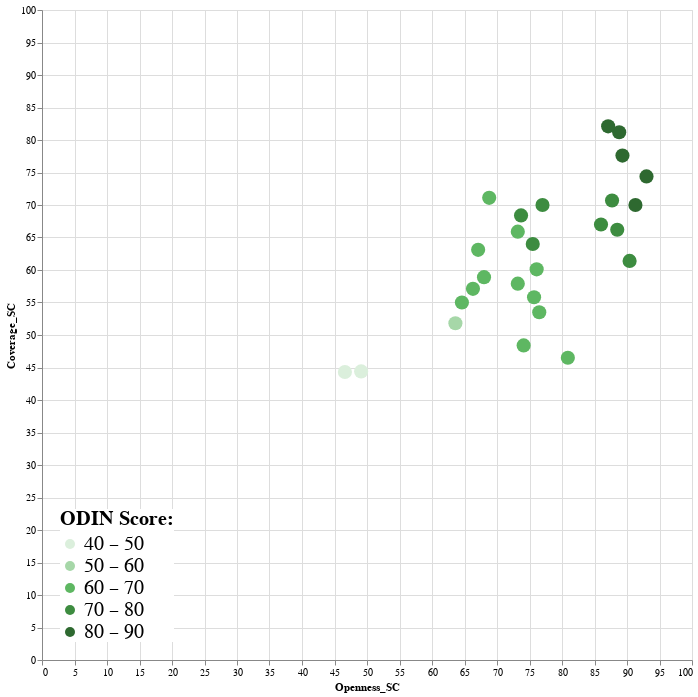

Notebook cell for this chart:
### Code cell
# Scatter Plot
hover = alt.selection_single(on='mouseover')
points_layered = alt.Chart(odin_data).mark_circle().encode(
    x='Openness_SC:Q',
    y= alt.Y('Coverage_SC:Q', scale=alt.Scale(domain=[0,100])),
    #color = alt.value('#3d8c40'),
    color = alt.Color('Overall score:O', scale=alt.Scale(range=['#dbefdc', '#a6d7a8', '#5eb762', '#3d8c40', '#2e6930']), bin=True, legend=alt.Legend(title="ODIN Score:", orient="bottom-left", fillColor= 'white', labelFontSize=20, titleFontSize=20)),
    #color=alt.condition( alt.datum.Deviation > 0, alt.value("#4682b4"),alt.value("#b91f13")),
    opacity = alt.condition(hover, alt.value(1.0), alt.value(0.2)),
    tooltip=['Country', 'Overall score', 'Coverage_SC', 'Openness_SC'],
    #size = alt.Size('Overall score:O',bin=True, legend=alt.Legend(title="ODIN Score:", orient="right")),
    size = alt.value(200)
).transform_filter(
    (datum.Data_categories == 'All Categories')
).add_selection(
    hover
).properties(
    width=650,
    height=650
)
points_layered

### Figure 1 — Vega-Lite specification as saved in the notebook (floating-point values rounded to 4 significant figures; data arrays with more than 128 entries replaced by an {"elided": "..."} marker saying what was removed)
{"config": {"view": {"continuousWidth": 400, "continuousHeight": 300}}, "data": {"name": "data-c4d084cb66334cc56accfb25300fc715"}, "mark": "circle", "encoding": {"color": {"type": "ordinal", "bin": true, "field": "Overall score", "legend": {"fillColor": "white", "labelFontSize": 20, "orient": "bottom-left", "title": "ODIN Score:", "titleFontSize": 20}, "scale": {"range": ["#dbefdc", "#a6d7a8", "#5eb762", "#3d8c40", "#2e6930"]}}, "opacity": {"condition": {"value": 1.0, "selection": "selector188"}, "value": 0.2}, "size": {"value": 200}, "tooltip": [{"type": "nominal", "field": "Country"}, {"type": "quantitative", "field": "Overall score"}, {"type": "quantitative", "field": "Coverage_SC"}, {"type": "quantitative", "field": "Openness_SC"}], "x": {"type": "quantitative", "field": "Openness_SC"}, "y": {"type": "quantitative", "field": "Coverage_SC", "scale": {"domain": [0, 100]}}}, "height": 650, "selection": {"selector188": {"type": "single", "on": "mouseover"}}, "transform": [{"filter": "(datum.Data_categories === 'All Categories')"}], "width": 650, "$schema": "https://vega.github.io/schema/vega-lite/v4.8.1.json", "datasets": {"data-c4d084cb66334cc56accfb25300fc715": {"elided": "702 records"}}}
